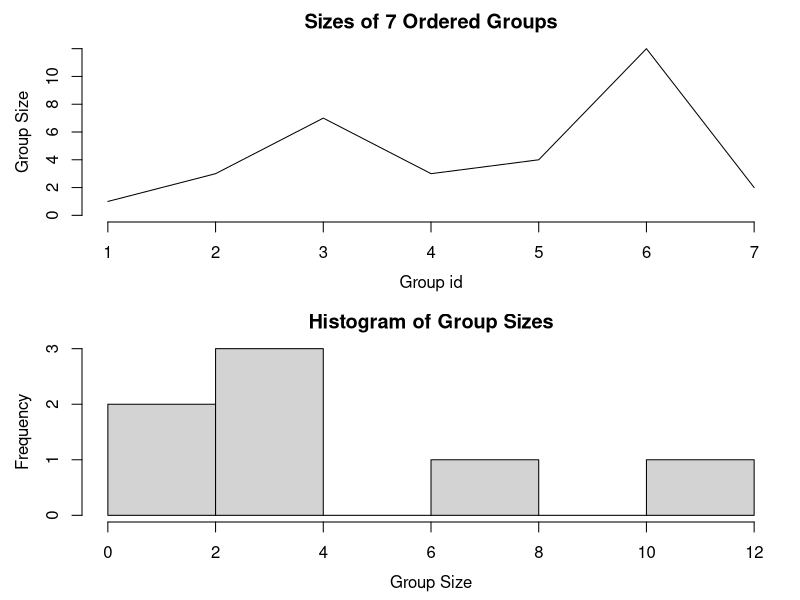

R code for this plot:
## ---- chunk 1
library(data.table)
library(collapse)
knitr::opts_chunk$set(
  comment = "#",
    error = FALSE,
     tidy = FALSE,
    cache = FALSE,
 collapse = TRUE
)
X = mtcars[1:2]
by = mtcars$cyl
## ---- chunk 2
options(width = 100L)
## ---- chunk 3
fmean(mtcars)
fmean(mtcars, drop = FALSE)  # This returns a 1-row data-frame

m <- qM(mtcars) # This quickly converts objects to matrices
fmean(m)
fmean(mtcars, drop = FALSE)  # This returns a 1-row matrix

## ---- chunk 4
fmean(mtcars, mtcars$cyl)
fmean(mtcars, mtcars[c("cyl","vs","am")])
## ---- chunk 5
ind <- get_vars(mtcars, c("cyl","vs","am"), return = "indices")
fmean(get_vars(mtcars, -ind), get_vars(mtcars, ind))
## ---- chunk 6
f <- qF(mtcars$cyl)
str(f)
g <- GRP(mtcars, ~ cyl + vs + am) # Using the formula interface, could also use c("cyl","vs","am") or c(2,8:9)
g
plot(g)
## ---- chunk 7
dat <- get_vars(mtcars, -ind)
fmean(dat, f)
fsd(dat, f)

fmean(dat, g)
fsd(dat, g)

## ---- chunk 8
dat <- get_vars(mtcars, c("mpg","disp")) 
cbind(add_stub(fmean(dat, g), "mean_"),
      add_stub(fsd(dat, g), "sd_"), 
      add_stub(fmin(dat, g), "min_"),
      add_stub(fmax(dat, g), "max_"))
## ---- chunk 9
weights <- mtcars$hp
cbind(g[["groups"]],
      add_stub(fmean(dat, g, weights, use.g.names = FALSE), "w_mean_"),
      add_stub(fsd(dat, g, weights, use.g.names = FALSE), "w_sd_"), 
      add_stub(fmin(dat, g, use.g.names = FALSE), "min_"),
      add_stub(fmax(dat, g, use.g.names = FALSE), "max_"))
## ---- chunk 10
head(cbind(get_vars(mtcars, ind),
      add_stub(fmean(dat, g, weights, "-"), "w_demean_"),
      add_stub(fsd(dat, g, weights, "/"), "w_scale_"), 
      add_stub(fmin(dat, g, "replace"), "min_"),
      add_stub(fmax(dat, g, "replace"), "max_")))
## ---- chunk 11
collap(mtcars, mpg + disp ~ cyl + vs + am, list(fmean, fsd, fmin, fmax), keep.col.order = FALSE)
## ---- chunk 12
head(wlddev)
namlab(wlddev, class = TRUE)
nrow(wlddev)
fNdistinct(wlddev)
## ---- chunk 13
head(collap(wlddev, ~ iso3c + decade))
## ---- chunk 14
head(collap(wlddev, ~ iso3c + decade, cols = 9:12))
## ---- chunk 15
head(collap(wlddev, ~ iso3c + decade, list(fmean, fmedian, fsd), cols = 9:12))
## ---- chunk 16
head(collap(wlddev, ~ iso3c + decade, list(fmean, fmedian, fsd), cols = 9:12, return = "long"))
## ---- chunk 17
head(collap(wlddev, ~ iso3c + decade, 
            custom = list(fmean = 9:12, fsd = 9:12, 
                          ffirst = c("country","region","income"), 
                          flast = c("year","date"),
                          fmode = "OECD")))
## ---- chunk 18
dapply(mtcars, sum)
dapply(mtcars, sum, MARGIN = 1)
dapply(mtcars, quantile)
head(dapply(mtcars, quantile, MARGIN = 1))
str(dapply(mtcars, log))
str(dapply(m, log))
str(dapply(mtcars, log, return = "matrix"))
str(dapply(m, log, return = "data.frame"))
## ---- chunk 19
v <- iris$Sepal.Length   # A numeric vector
f <- iris$Species        # A factor. Vectors and lists passed to g will internally be converted to factor

## default vector method
BY(v, f, sum)                          # Sum by species
BY(v, f, quantile)                     # Species quantiles: by default stacked
BY(v, f, quantile, expand.wide = TRUE) # Wide format

## matrix method
miris <- qM(num_vars(iris))
BY(miris, f, sum)                          # Also return as matrix
BY(miris, f, sum, return = "data.frame")   # Return as data.frame ... also works for all the other computations below
BY(miris, f, quantile)
BY(miris, f, quantile, expand.wide = TRUE)
BY(miris, f, quantile, expand.wide = TRUE, # Return as list of matrices
   return = "list")

## data.frame method
BY(num_vars(iris), f, sum)             # Also returns a data.fram etc...
